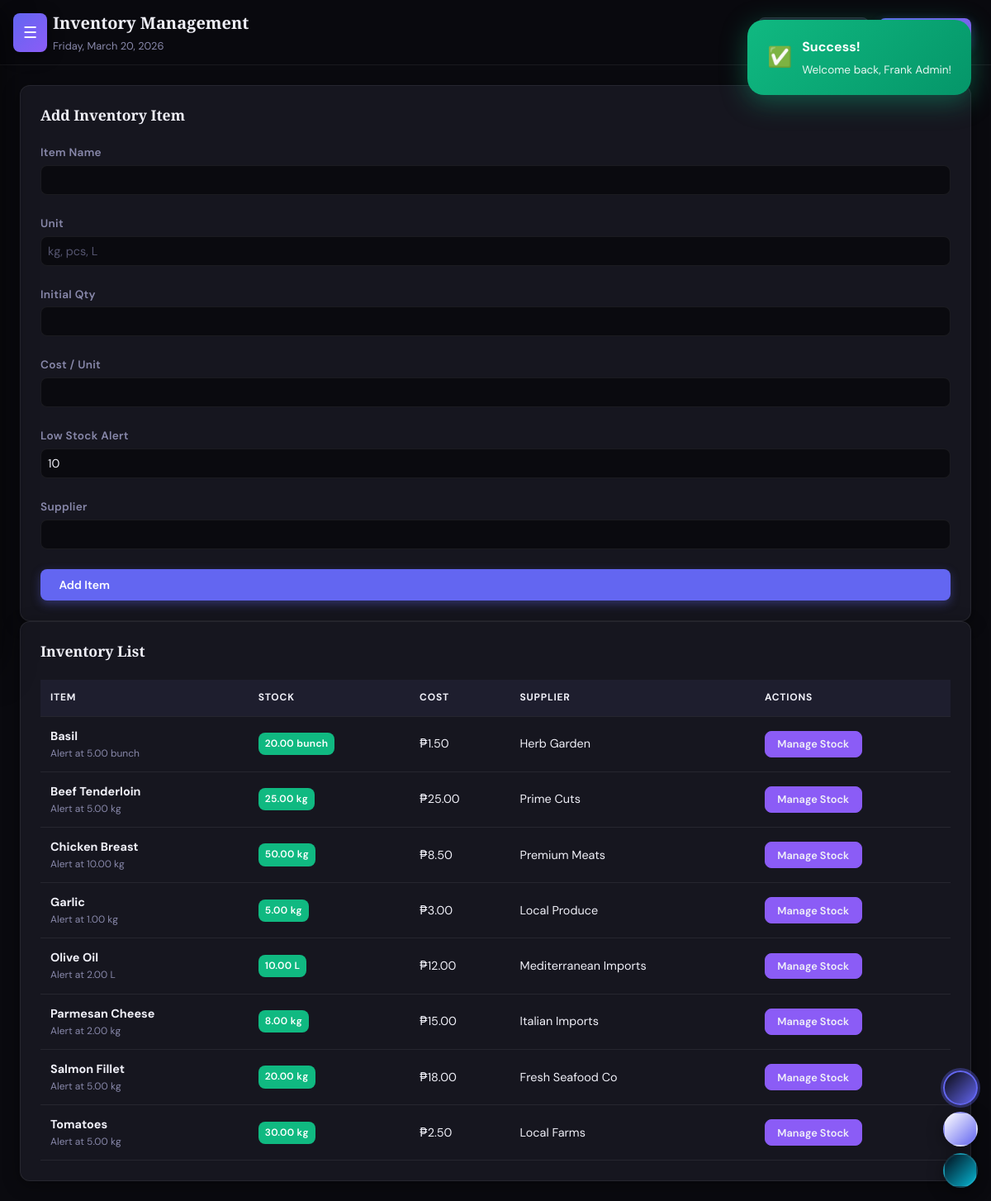
The app's page /inventory.php (signed in) with its own data.
### tables this page shows
CREATE TABLE IF NOT EXISTS inventory_items (
    id INT PRIMARY KEY AUTO_INCREMENT,
    name VARCHAR(100) NOT NULL,
    unit VARCHAR(20) NOT NULL,
    quantity DECIMAL(10,2) DEFAULT 0,
    low_stock_threshold DECIMAL(10,2) DEFAULT 10,
    cost_per_unit DECIMAL(10,2) DEFAULT 0,
    supplier VARCHAR(100),
    last_updated TIMESTAMP DEFAULT CURRENT_TIMESTAMP ON UPDATE CURRENT_TIMESTAMP
);

### includes/database.php (called while the page is built, shortened)
<?php
class Database {
    private static $instance = null;
    public $conn;
    private function __construct() {
        $this->conn = new mysqli(DB_HOST, DB_USER, DB_PASS, DB_NAME);
        $this->conn->set_charset('utf8mb4');
    }
    public static function getInstance() {
        if (!self::$instance) {
            self::$instance = new self();
        }
        return self::$instance;
    }
    public function query($sql, $params = [], $types = '') {
        $stmt = $this->conn->prepare($sql);
        if (!$stmt->execute()) {
            throw new Exception("Query execution failed: " . $stmt->error . " SQL: " . $sql);
        }
        return $stmt;
    }
    public function fetchAll($sql, $params = [], $types = '') {
        $stmt = $this->query($sql, $params, $types);
        $result = $stmt->get_result();
        return $result->fetch_all(MYSQLI_ASSOC);
    }
}
function db() {
    return Database::getInstance();
}
?>

### inventory.php (the view, shortened to what this page needs)
<?php
require_once 'includes/database.php';
require_once 'includes/header.php';
try {
    $items = db()->fetchAll("SELECT * FROM inventory_items ORDER BY name");
} catch (Exception $e) {
    $items = [];
    $low_stock = [];
    error_log("Inventory tables not found: " . $e->getMessage());
}
?>
<div class="row">
    <div class="col-md-4">
        <div class="card" style="background:var(--bg-card); border:1px solid var(--border-color); border-radius:var(--radius);">
            <h3 class="card-title mb-3" style="color:var(--text-primary);">Add Inventory Item</h3>
            <form method="POST">
                <div class="form-group mb-3">
                    <label style="display:block; margin-bottom:4px; color:var(--text-secondary); font-size:0.85rem;">Item Name</label>
                    <input type="text" name="name" class="form-control" required style="width:100%; padding:8px; border:1px solid var(--border-color); border-radius:var(--radius-sm); background:var(--bg-primary); color:var(--text-primary);">
                </div>
                <div class="row">
                    <div class="col-6 form-group mb-3">
                        <label style="display:block; margin-bottom:4px; color:var(--text-secondary); font-size:0.85rem;">Unit</label>
                        <input type="text" name="unit" class="form-control" required placeholder="kg, pcs, L" style="width:100%; padding:8px; border:1px solid var(--border-color); border-radius:var(--radius-sm); background:var(--bg-primary); color:var(--text-primary);">
                    </div>
                    <div class="col-6 form-group mb-3">
                        <label style="display:block; margin-bottom:4px; color:var(--text-secondary); font-size:0.85rem;">Initial Qty</label>
                        <input type="number" step="0.01" name="quantity" class="form-control" required style="width:100%; padding:8px; border:1px solid var(--border-color); border-radius:var(--radius-sm); background:var(--bg-primary); color:var(--text-primary);">
                    </div>
                </div>
                <div class="row">
                    <div class="col-6 form-group mb-3">
                        <label style="display:block; margin-bottom:4px; color:var(--text-secondary); font-size:0.85rem;">Cost / Unit</label>
                        <input type="number" step="0.01" name="cost" class="form-control" style="width:100%; padding:8px; border:1px solid var(--border-color); border-radius:var(--radius-sm); background:var(--bg-primary); color:var(--text-primary);">
                    </div>
                    <div class="col-6 form-group mb-3">
                        <label style="display:block; margin-bottom:4px; color:var(--text-secondary); font-size:0.85rem;">Low Stock Alert</label>
                        <input type="number" step="0.01" name="threshold" class="form-control" value="10" style="width:100%; padding:8px; border:1px solid var(--border-color); border-radius:var(--radius-sm); background:var(--bg-primary); color:var(--text-primary);">
                    </div>
                </div>
                <div class="form-group mb-3">
                    <label style="display:block; margin-bottom:4px; color:var(--text-secondary); font-size:0.85rem;">Supplier</label>
                    <input type="text" name="supplier" class="form-control" style="width:100%; padding:8px; border:1px solid var(--border-color); border-radius:var(--radius-sm); background:var(--bg-primary); color:var(--text-primary);">
                </div>
                <button type="submit" class="btn btn-primary w-100" style="background:var(--accent-primary); border-color:var(--accent-primary);">Add Item</button>
            </form>
        </div>
    </div>
    <div class="col-md-8">
        <div class="card" style="background:var(--bg-card); border:1px solid var(--border-color); border-radius:var(--radius);">
            <h3 class="card-title mb-3" style="color:var(--text-primary);">Inventory List</h3>
            <table class="table" style="background:var(--bg-card);">
                <thead>
                    <tr style="background:var(--bg-tertiary);">
                        <th style="padding:12px; text-align:left; color:var(--text-primary); border-bottom:1px solid var(--border-color);">Item</th>
                        <th style="padding:12px; text-align:left; color:var(--text-primary); border-bottom:1px solid var(--border-color);">Stock</th>
                        <th style="padding:12px; text-align:left; color:var(--text-primary); border-bottom:1px solid var(--border-color);">Cost</th>
                        <th style="padding:12px; text-align:left; color:var(--text-primary); border-bottom:1px solid var(--border-color);">Supplier</th>
                        <th style="padding:12px; text-align:left; color:var(--text-primary); border-bottom:1px solid var(--border-color);">Actions</th>
                    </tr>
                </thead>
                <tbody>
                    <?php foreach($items as $i): ?>
                    <tr style="<?= $i['quantity'] <= $i['low_stock_threshold'] ? 'background:rgba(239,68,68,0.1);' : '' ?> border-bottom:1px solid var(--border-color);">
                        <td style="padding:12px;">
                            <div style="font-weight:700; color:var(--text-primary);"><?= htmlspecialchars($i['name']) ?></div>
                            <div style="font-size:0.75rem; color:var(--text-secondary);">Alert at <?= $i['low_stock_threshold'] ?> <?= $i['unit'] ?></div>
                        </td>
                        <td style="padding:12px;">
                            <span class="badge" style="padding:4px 8px; border-radius:var(--radius-sm); font-size:0.75rem; font-weight:600; <?= $i['quantity'] <= $i['low_stock_threshold'] ? 'background:var(--danger); color:white;' : 'background:var(--success); color:white;' ?>">
                                <?= $i['quantity'] ?> <?= $i['unit'] ?>
                            </span>
                        </td>
                        <td style="padding:12px; color:var(--text-primary);">₱<?= number_format($i['cost_per_unit'], 2) ?></td>
                        <td style="padding:12px; color:var(--text-primary);"><?= htmlspecialchars($i['supplier']) ?></td>
                        <td style="padding:12px;">
                            <button class="btn btn-sm btn-secondary" onclick="openTransaction(<?= $i['id'] ?>, '<?= htmlspecialchars($i['name']) ?>')" style="background:var(--accent-secondary); border-color:var(--accent-secondary);">Manage Stock</button>
                        </td>
                    </tr>
                    <?php endforeach; ?>
                </tbody>
            </table>
        </div>
    </div>
</div>
<?php require_once 'includes/footer.php'; ?>

### assets/css/style.css (style rules this page uses)
:root { --bg-primary: #0a0a0f; --bg-secondary: #13131a; --bg-tertiary: #1e1e2e; --bg-card: #16161f; --text-primary: #f0f0f8; --text-secondary: #8888aa; --text-muted: #555570; --accent-primary: #6366f1; --accent-secondary: #8b5cf6; --accent-glow: rgba(99,102,241,0.35); --gradient-primary: linear-gradient(135deg, #6366f1 0%, #8b5cf6 100%); --gradient-hero: linear-gradient(135deg, #0a0a0f 0%, #1a0a2e 50%, #0a0a1f 100%); --border-color: rgba(255,255,255,0.07); --border-accent: rgba(99,102,241,0.3); --shadow: 0 4px 20px rgba(0,0,0,0.4); --shadow-lg: 0 12px 40px rgba(0,0,0,0.6); --shadow-glow: 0 0 30px rgba(99,102,241,0.2); --nav-bg: rgba(10,10,15,0.95); --sidebar-bg: #0d0d14; --success: #10b981; --warning: #f59e0b; --danger: #ef4444; --info: #3b82f6; --transition: all 0.3s cubic-bezier(0.4, 0, 0.2, 1); --radius: 12px; --radius-lg: 20px; --radius-sm: 8px; }
*, *::before, *::after { box-sizing: border-box; margin: 0; padding: 0; }
html { scroll-behavior: smooth; font-size: 16px; }
body { font-family: 'DM Sans', -apple-system, BlinkMacSystemFont, sans-serif; background: var(--bg-primary); color: var(--text-primary); line-height: 1.6; min-height: 100vh; transition: background 0.4s ease, color 0.4s ease; overflow-x: hidden; }
h1, h2, h3, h4, h5, h6 { font-family: 'Playfair Display', serif; font-weight: 700; line-height: 1.25; color: var(--text-primary); }
.card { background: var(--bg-card); border: 1px solid var(--border-color); border-radius: var(--radius-lg); padding: 1.5rem; transition: var(--transition); box-shadow: var(--shadow); position: relative; overflow: hidden; }
.card-title { font-size: 1.1rem; font-weight: 700; font-family: 'Playfair Display', serif; }
.btn { display: inline-flex; align-items: center; gap: 0.5rem; padding: 0.65rem 1.4rem; border: none; border-radius: var(--radius-sm); font-family: 'DM Sans', sans-serif; font-size: 0.875rem; font-weight: 600; cursor: pointer; transition: var(--transition); position: relative; overflow: hidden; text-decoration: none; white-space: nowrap; }
.btn::after { content: ''; position: absolute; top: 50%; left: 50%; width: 0; height: 0; background: rgba(255,255,255,0.2); border-radius: 50%; transform: translate(-50%,-50%); transition: width 0.4s ease, height 0.4s ease, opacity 0.4s ease; opacity: 0; }
.btn-primary { background: var(--gradient-primary); color: white; box-shadow: 0 4px 12px var(--accent-glow); }
.btn-secondary { background: var(--bg-tertiary); color: var(--text-primary); border: 1px solid var(--border-color); }
.btn-sm { padding: 0.4rem 0.9rem; font-size: 0.8rem; }
.form-group { margin-bottom: 1.25rem; }
label { display: block; font-size: 0.85rem; font-weight: 600; color: var(--text-secondary); margin-bottom: 0.4rem; letter-spacing: 0.3px; }
.form-control { width: 100%; padding: 0.75rem 1rem; background: var(--bg-tertiary); border: 1px solid var(--border-color); border-radius: var(--radius-sm); color: var(--text-primary); font-family: 'DM Sans', sans-serif; font-size: 0.9rem; transition: var(--transition); -webkit-appearance: none; -moz-appearance: none; appearance: none; }
.form-control::placeholder { color: var(--text-muted); }
table { width: 100%; border-collapse: collapse; font-size: 0.9rem; }
thead tr { border-bottom: 1px solid var(--border-color); }
thead th { padding: 0.85rem 1rem; text-align: left; font-size: 0.75rem; font-weight: 700; letter-spacing: 0.8px; text-transform: uppercase; color: var(--text-muted); }
tbody tr { border-bottom: 1px solid var(--border-color); transition: var(--transition); }
tbody tr:last-child { border-bottom: none; }
tbody td { padding: 0.9rem 1rem; color: var(--text-primary); vertical-align: middle; }
.badge { display: inline-flex; align-items: center; gap: 0.25rem; padding: 0.25rem 0.7rem; border-radius: 20px; font-size: 0.72rem; font-weight: 700; letter-spacing: 0.3px; }
.mb-3 { margin-bottom: 1.5rem; }
.w-100 { width: 100%; }

### records on screen
inventory_items: name "Basil", low_stock_threshold "5.00", unit "bunch", quantity "20.00", cost_per_unit "1.50", supplier "Herb Garden"
inventory_items: name "Beef Tenderloin", low_stock_threshold "5.00", unit "kg", quantity "25.00", cost_per_unit "25.00", supplier "Prime Cuts"
inventory_items: name "Chicken Breast", low_stock_threshold "10.00", unit "kg", quantity "50.00", cost_per_unit "8.50", supplier "Premium Meats"
inventory_items: name "Garlic", low_stock_threshold "1.00", unit "kg", quantity "5.00", cost_per_unit "3.00", supplier "Local Produce"
inventory_items: name "Olive Oil", low_stock_threshold "2.00", unit "L", quantity "10.00", cost_per_unit "12.00", supplier "Mediterranean Imports"
inventory_items: name "Parmesan Cheese", low_stock_threshold "2.00", unit "kg", quantity "8.00", cost_per_unit "15.00", supplier "Italian Imports"
inventory_items: name "Salmon Fillet", low_stock_threshold "5.00", unit "kg", quantity "20.00", cost_per_unit "18.00", supplier "Fresh Seafood Co"
inventory_items: name "Tomatoes", low_stock_threshold "5.00", unit "kg", quantity "30.00", cost_per_unit "2.50", supplier "Local Farms"

### other values on screen
$pageTitle "Inventory Management"
$pageSubtitle "Friday, March 20, 2026"
